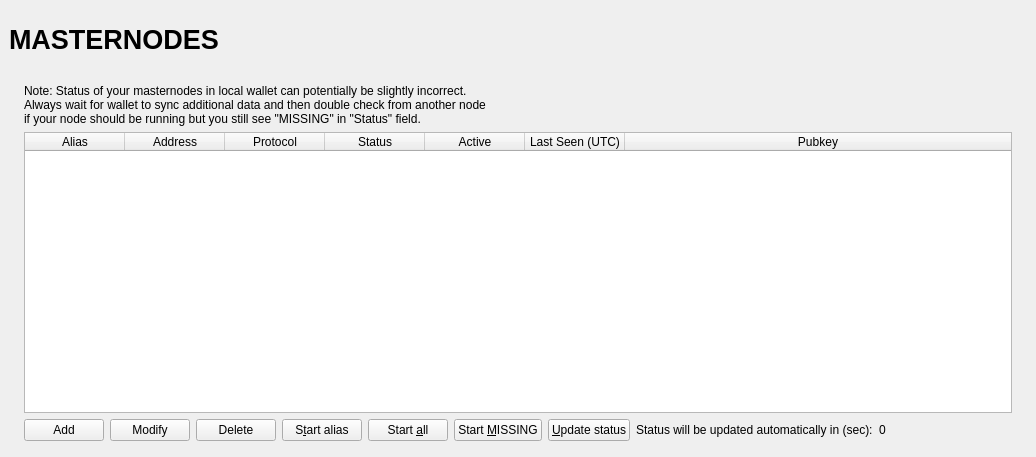
<?xml version="1.0" encoding="UTF-8"?>
<ui version="4.0">
 <class>MasternodeList</class>
 <widget class="QWidget" name="MasternodeList">
  <property name="geometry">
   <rect>
    <x>0</x>
    <y>0</y>
    <width>1036</width>
    <height>457</height>
   </rect>
  </property>
  <property name="windowTitle">
   <string>Form</string>
  </property>
  <layout class="QVBoxLayout" name="topLayout" stretch="0">
   <property name="leftMargin">
    <number>9</number>
   </property>
   <property name="topMargin">
    <number>9</number>
   </property>
   <property name="rightMargin">
    <number>9</number>
   </property>
   <property name="bottomMargin">
    <number>9</number>
   </property>
   <item>
    <layout class="QVBoxLayout" name="verticalLayout_Master" stretch="0,1">
     <property name="spacing">
      <number>0</number>
     </property>
     <item>
      <widget class="QFrame" name="frame_Header">
       <layout class="QVBoxLayout" name="verticalLayout_4">
        <property name="leftMargin">
         <number>0</number>
        </property>
        <property name="topMargin">
         <number>0</number>
        </property>
        <property name="rightMargin">
         <number>0</number>
        </property>
        <property name="bottomMargin">
         <number>0</number>
        </property>
        <item>
         <layout class="QHBoxLayout" name="horizontalLayout_Header" stretch="1,0,1">
          <item>
           <widget class="QLabel" name="labelOverviewHeaderLeft">
            <property name="minimumSize">
             <size>
              <width>464</width>
              <height>60</height>
             </size>
            </property>
            <property name="maximumSize">
             <size>
              <width>16777215</width>
              <height>60</height>
             </size>
            </property>
            <property name="font">
             <font>
              <pointsize>20</pointsize>
              <weight>75</weight>
              <bold>true</bold>
             </font>
            </property>
            <property name="text">
             <string>MASTERNODES</string>
            </property>
           </widget>
          </item>
          <item>
           <spacer name="horizontalSpacer">
            <property name="orientation">
             <enum>Qt::Horizontal</enum>
            </property>
            <property name="sizeHint" stdset="0">
             <size>
              <width>40</width>
              <height>20</height>
             </size>
            </property>
           </spacer>
          </item>
          <item>
           <widget class="QLabel" name="labelOverviewHeaderRight">
            <property name="minimumSize">
             <size>
              <width>464</width>
              <height>60</height>
             </size>
            </property>
            <property name="maximumSize">
             <size>
              <width>16777215</width>
              <height>60</height>
             </size>
            </property>
            <property name="font">
             <font>
              <pointsize>14</pointsize>
             </font>
            </property>
            <property name="text">
             <string/>
            </property>
            <property name="alignment">
             <set>Qt::AlignRight|Qt::AlignTrailing|Qt::AlignVCenter</set>
            </property>
           </widget>
          </item>
         </layout>
        </item>
       </layout>
      </widget>
     </item>
     <item>
      <widget class="QFrame" name="frame_BG">
       <layout class="QVBoxLayout" name="verticalLayout_3">
        <property name="leftMargin">
         <number>6</number>
        </property>
        <property name="topMargin">
         <number>6</number>
        </property>
        <property name="rightMargin">
         <number>6</number>
        </property>
        <property name="bottomMargin">
         <number>6</number>
        </property>
        <item>
         <widget class="QFrame" name="frame_Content">
          <layout class="QVBoxLayout" name="verticalLayout">
           <property name="spacing">
            <number>0</number>
           </property>
           <property name="leftMargin">
            <number>0</number>
           </property>
           <property name="topMargin">
            <number>0</number>
           </property>
           <property name="rightMargin">
            <number>0</number>
           </property>
           <property name="bottomMargin">
            <number>0</number>
           </property>
           <item>
            <layout class="QGridLayout" name="gridLayout_2">
             <property name="spacing">
              <number>2</number>
             </property>
             <item row="0" column="0">
              <widget class="QFrame" name="frameList">
               <layout class="QVBoxLayout" name="verticalLayout_2">
                <property name="bottomMargin">
                 <number>1</number>
                </property>
                <item>
                 <layout class="QHBoxLayout" name="horizontalLayout_note">
                  <property name="bottomMargin">
                   <number>0</number>
                  </property>
                  <item>
                   <widget class="QLabel" name="updateNote">
                    <property name="text">
                     <string>Note: Status of your masternodes in local wallet can potentially be slightly incorrect.&lt;br /&gt;Always wait for wallet to sync additional data and then double check from another node&lt;br /&gt;if your node should be running but you still see &quot;MISSING&quot; in &quot;Status&quot; field.</string>
                    </property>
                   </widget>
                  </item>
                 </layout>
                </item>
                <item>
                 <widget class="QTableWidget" name="tableWidgetMyMasternodes">
                  <property name="minimumSize">
                   <size>
                    <width>695</width>
                    <height>0</height>
                   </size>
                  </property>
                  <property name="palette">
                   <palette>
                    <active>
                     <colorrole role="Text">
                      <brush brushstyle="SolidPattern">
                       <color alpha="255">
                        <red>51</red>
                        <green>51</green>
                        <blue>51</blue>
                       </color>
                      </brush>
                     </colorrole>
                    </active>
                    <inactive>
                     <colorrole role="Text">
                      <brush brushstyle="SolidPattern">
                       <color alpha="255">
                        <red>51</red>
                        <green>51</green>
                        <blue>51</blue>
                       </color>
                      </brush>
                     </colorrole>
                    </inactive>
                    <disabled>
                     <colorrole role="Text">
                      <brush brushstyle="SolidPattern">
                       <color alpha="255">
                        <red>85</red>
                        <green>85</green>
                        <blue>85</blue>
                       </color>
                      </brush>
                     </colorrole>
                    </disabled>
                   </palette>
                  </property>
                  <property name="editTriggers">
                   <set>QAbstractItemView::NoEditTriggers</set>
                  </property>
                  <property name="alternatingRowColors">
                   <bool>true</bool>
                  </property>
                  <property name="selectionMode">
                   <enum>QAbstractItemView::SingleSelection</enum>
                  </property>
                  <property name="selectionBehavior">
                   <enum>QAbstractItemView::SelectRows</enum>
                  </property>
                  <property name="sortingEnabled">
                   <bool>true</bool>
                  </property>
                  <attribute name="horizontalHeaderStretchLastSection">
                   <bool>true</bool>
                  </attribute>
                  <column>
                   <property name="text">
                    <string>Alias</string>
                   </property>
                  </column>
                  <column>
                   <property name="text">
                    <string>Address</string>
                   </property>
                  </column>
                  <column>
                   <property name="text">
                    <string>Protocol</string>
                   </property>
                  </column>
                  <column>
                   <property name="text">
                    <string>Status</string>
                   </property>
                  </column>
                  <column>
                   <property name="text">
                    <string>Active</string>
                   </property>
                  </column>
                  <column>
                   <property name="text">
                    <string>Last Seen (UTC)</string>
                   </property>
                  </column>
                  <column>
                   <property name="text">
                    <string>Pubkey</string>
                   </property>
                  </column>
                 </widget>
                </item>
                <item>
                 <layout class="QHBoxLayout" name="horizontalLayout_5">
                  <property name="bottomMargin">
                   <number>0</number>
                  </property>
                  <item>
                   <widget class="QPushButton" name="addButton">
                    <property name="text">
                     <string>Add</string>
                    </property>
                    <property name="icon">
                     <iconset theme="add">
                      <normaloff>.</normaloff>.</iconset>
                    </property>
                   </widget>
                  </item>
                  <item>
                   <widget class="QPushButton" name="modifyButton">
                    <property name="text">
                     <string>Modify</string>
                    </property>
                    <property name="icon">
                     <iconset theme="edit"/>
                    </property>
                   </widget>
                  </item>
                  <item>
                   <widget class="QPushButton" name="deleteButton">
                    <property name="text">
                     <string>Delete</string>
                    </property>
                    <property name="icon">
                     <iconset theme="remove">
                      <normaloff>.</normaloff>.</iconset>
                    </property>
                   </widget>
                  </item>
                  <item>
                   <widget class="QPushButton" name="startButton">
                    <property name="text">
                     <string>S&amp;tart alias</string>
                    </property>
                   </widget>
                  </item>
                  <item>
                   <widget class="QPushButton" name="startAllButton">
                    <property name="text">
                     <string>Start &amp;all</string>
                    </property>
                   </widget>
                  </item>
                  <item>
                   <widget class="QPushButton" name="startMissingButton">
                    <property name="text">
                     <string>Start &amp;MISSING</string>
                    </property>
                   </widget>
                  </item>
                  <item>
                   <widget class="QPushButton" name="UpdateButton">
                    <property name="text">
                     <string>&amp;Update status</string>
                    </property>
                   </widget>
                  </item>
                  <item>
                   <widget class="QLabel" name="autoupdate_label">
                    <property name="text">
                     <string>Status will be updated automatically in (sec):</string>
                    </property>
                   </widget>
                  </item>
                  <item>
                   <widget class="QLabel" name="secondsLabel">
                    <property name="text">
                     <string>0</string>
                    </property>
                   </widget>
                  </item>
                  <item>
                   <spacer name="horizontalSpacer_5">
                    <property name="orientation">
                     <enum>Qt::Horizontal</enum>
                    </property>
                    <property name="sizeHint" stdset="0">
                     <size>
                      <width>40</width>
                      <height>20</height>
                     </size>
                    </property>
                   </spacer>
                  </item>
                 </layout>
                </item>
               </layout>
              </widget>
             </item>
            </layout>
           </item>
          </layout>
         </widget>
        </item>
       </layout>
      </widget>
     </item>
    </layout>
   </item>
  </layout>
 </widget>
 <resources/>
 <connections/>
</ui>
